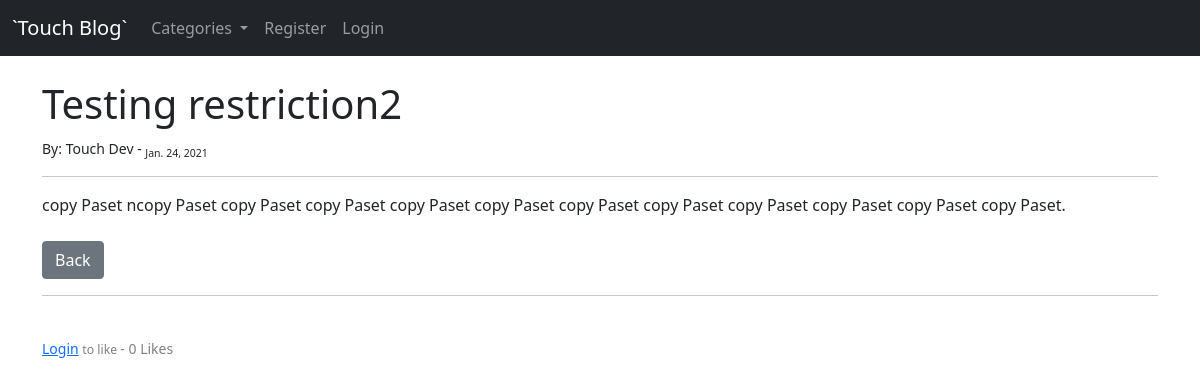
The app's page /blog/article/12 with its own data.
### blog/models.py (models this page shows, shortened)
class Post(models.Model):
    title = models.CharField(max_length=255)
    author = models.ForeignKey(User, on_delete=models.CASCADE)
    body = models.TextField()
    post_date = models.DateField(auto_now_add=True)
    category = models.CharField(max_length=255, default='coding')
    likes = models.ManyToManyField(User, related_name="blog_posts")
    def total_likes(self):
	    return self.likes.count()

### blog/views.py (the view)
# urls.py: path('article/<int:pk>', ArticleView.as_view(), name='article'),
class ArticleView(DetailView):
	model = Post
	template_name = 'detail_view.html'
	def get_context_data(self, *args, **kwargs):
		cat_menu = Category.objects.all()
		context = super(ArticleView, self).get_context_data(*args, **kwargs)
		item = get_object_or_404(Post, id=self.kwargs['pk'])
		total_likes =  item.total_likes()
		liked = False
		if item.likes.filter(id=self.request.user.id).exists():
			liked = True
		context["cat_menu"] = cat_menu
		context["total_likes"] = total_likes
		context["liked"] = liked
		return context

### blog/models.py (called while the page is built)
	def __str__(self):
		return self.name

### blog/templates/detail_view.html (shortened to what this page needs)
{% extends 'base.html' %}
{% block content %}
	<h1>{{ post.title }}</h1>
	<small>By:
		{{ post.author.first_name }}
		{{ post.author.last_name }} -
		<sub>{{ post.post_date }}</sub>
	</small><br>
	<hr>
	{{ post.body|safe }}
	<br><br><a class="btn btn-secondary" href="{% url 'home' %}" >Back</a>
	<hr><br>
	<form action="{% url 'like_post' post.pk %}" method="POST">
		{% if user.is_authenticated %}
			{% if liked %}
				<button type="submit", name="post_id", value="{{ post.id }}", class="btn btn-sm btn-danger" >unlike</button>
			{% else %}
				<button type="submit", name="post_id", value="{{ post.id }}", class="btn btn-sm btn-primary" >like</button>
			{% endif %}
		{% else %}
		<small style="color: gray ;"><a href="{% url 'login' %}">Login</a> <small> to like </small>
		{% endif %}
		- {{ total_likes }} Likes
	</form>
{% endblock %}

### records on screen
Post: title "Testing restriction2", author.first_name "Touch", author.last_name "Dev", post_date "Jan. 24, 2021", body "copy Paset ncopy Paset copy Paset copy Paset copy Paset copy Paset copy Paset copy Paset copy Paset copy Paset copy Paset copy Paset."

### other values on screen
{{ total_likes }} "0"
